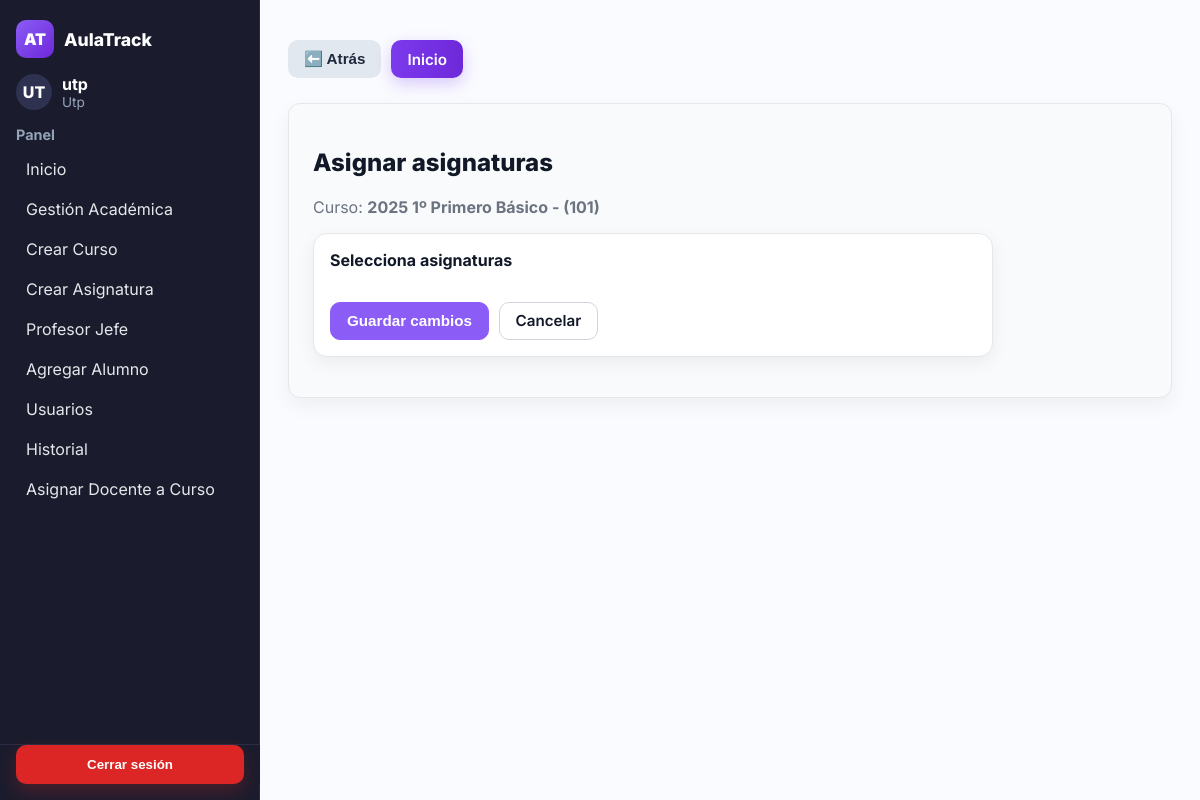
Page /cursos/11/asignaturas/ (signed in) on the committed database.
### usuarios/models.py (models this page shows, shortened)
class Usuario(AbstractUser):
    nombres = models.CharField(max_length=100)
    apellidos = models.CharField(max_length=100)
    rut = models.CharField(max_length=12, unique=True, validators=[rut_validator])
    ROLE_DOCENTE = 'docente'
    ROLE_UTP = 'utp'
    ROLE_INSPECTOR = 'inspector'
    ROLE_CHOICES = [
        (ROLE_DOCENTE, 'Docente'),
        (ROLE_UTP, 'UTP'),
        (ROLE_INSPECTOR, 'Inspector'),
    ]
    role = models.CharField(max_length=20, choices=ROLE_CHOICES)

class Curso(models.Model):
    año = models.CharField(max_length=15)
    nombre = models.CharField(max_length=30)
    sala = models.CharField(max_length=10)
    profesor_jefe = models.ForeignKey(
        Usuario,
        on_delete=models.CASCADE,
        null=True,
        blank=True,
        limit_choices_to={'role': 'docente'},
        related_name='cursos_como_profesor_jefe'
    )
    def __str__(self):
        return f"{self.año} {self.nombre} - ({self.sala})"
    class Meta:
        constraints = [
            models.UniqueConstraint(
                Lower('año'), Lower('nombre'), Lower('sala'),
                name='uniq_curso_anio_nombre_sala_ci'
            )
        ]

### usuarios/views.py (the view)
# urls.py: path('cursos/<int:curso_id>/asignaturas/', asignar_asignaturas_curso, name='asignar_asignaturas_curso'),
@user_passes_test(es_utp)
def asignar_asignaturas_curso(request, curso_id):
    curso = get_object_or_404(Curso, pk=curso_id)
    if request.method == "POST":
        form = AsignarAsignaturasForm(request.POST)
        if form.is_valid():
            Asignatura.objects.filter(curso=curso).update(curso=None)
            nuevas_asignaturas = form.cleaned_data["asignaturas"]
            for a in nuevas_asignaturas:
                a.curso = curso
                a.save()
            messages.success(request, f"✅ Se asignaron {nuevas_asignaturas.count()} asignaturas al curso {curso}.")
            return redirect("usuarios:cursos_lista")
        else:
            messages.error(request, "❌ Error al procesar el formulario.")
    else:
        form = AsignarAsignaturasForm(initial={
            "asignaturas": Asignatura.objects.filter(curso=curso)
        })
    asignaturas_actuales = Asignatura.objects.filter(curso=curso)
    return render(request, "asignar_asignaturas_curso.html", {
        "curso": curso,
        "form": form,
        "asignaturas_actuales": asignaturas_actuales,
    })

### usuarios/views.py (called while the page is built)
def es_utp(user):
    return hasattr(user, 'role') and user.role == 'utp'

### usuarios/templates/asignar_asignaturas_curso.html (shortened to what this page needs)
{% extends 'base.html' %}
{% load static %}
{% block extra_css %}
<link rel="stylesheet" href="{% static 'css/crear_asignatura.css' %}">
{% endblock %}
{% block content %}
<div class="page">
  <h1>Asignar asignaturas</h1>
  <div class="hint">Curso: <strong>{{ curso }}</strong></div>
  <form method="post" class="form-card" novalidate>
    <div class="field">
      <label class="label">Selecciona asignaturas</label>
    </div>
    <div class="actions">
      <button class="btn primary" type="submit">Guardar cambios</button>
      <a class="btn" href="{% url 'usuarios:cursos_lista' %}">Cancelar</a>
    </div>
  </form>
</div>
{% endblock %}

### usuarios/templates/base.html (shortened to what this page needs)
{% load static %}
<!DOCTYPE html>
<html lang="es">
<head>
    <link rel="stylesheet" href="{% static 'css/base.css' %}">
    {% block extra_css %}{% endblock %}
    <link rel="stylesheet" href="{% static 'css/global.css' %}">
</head>
<body>
<main class="app">
    <aside class="sidebar" aria-label="Barra lateral">
        <div class="sidebar-content">
            <div class="brand">
                <div class="logo">AT</div>
                <div class="name">AulaTrack</div>
            </div>
            {% if user.is_authenticated %}
            <div class="profile">
                <div class="avatar">{{ user.username|slice:":2"|upper }}</div>
                <div>
                    <div class="docente">{{ user.username }}</div>
                    <div class="rol">{{ user.role|title|default:"Sin rol" }}</div>
                </div>
            </div>
            <nav class="menu">
                <div class="nav-section">
                    <h4>Panel</h4>
                    <ul>
                        <li><a href="{% url 'usuarios:home_page' %}">Inicio</a></li>
                        {% if user.role == "utp" %}
                            <li><a href="{% url 'usuarios:cursos_lista' %}">Gestión Académica</a></li>
                            <li><a href="{% url 'usuarios:crear_curso' %}">Crear Curso</a></li>
                            <li><a href="{% url 'usuarios:crear_asignatura' %}">Crear Asignatura</a></li>
                            <li><a href="{% url 'usuarios:asignar_profesor_jefe' %}">Profesor Jefe</a></li>
                            <li><a href="{% url 'usuarios:agregar_alumno' %}">Agregar Alumno</a></li>
                            <li><a href="{% url 'usuarios:gestion_usuario' %}">Usuarios</a></li>
                            <li><a href="{% url 'usuarios:historial_admin' %}">Historial</a></li>
                            <li><a href="{% url 'usuarios:asignar_docente_curso' %}">Asignar Docente a Curso</a></li>
                        {% elif user.role == "docente" %}
                            <li><a href="{% url 'usuarios:home_page' %}">Mis Cursos</a></li>
                        {% elif user.role == "alumno" %}
                            <li><a href="{% url 'usuarios:home_page' %}">Mi Inicio</a></li>
                        {% endif %}
                    </ul>
                </div>
            </nav>
            {% endif %}
        </div>
        {% if user.is_authenticated %}
        <div class="logout-fixed">
            <form method="post" action="{% url 'usuarios:logout' %}">
                <button type="submit" class="logout-btn">Cerrar sesión</button>
            </form>
        </div>
        {% endif %}
    </aside>
    <section class="main">
        {% if request.path != '/' and request.path != '/home/' %}
        <div class="nav-buttons fade-in">
            <button onclick="window.history.back()" class="btn btn-secondary">⬅️ Atrás</button>
            <a href="{% url 'usuarios:home_page' %}" class="btn btn-prim">Inicio</a>
        </div>
        {% endif %}
        <div class="content">
            {% block content %}{% endblock %}
        </div>
    </section>
</main>
</body>
</html>

### usuarios/static/css/base.css (style rules this page uses)
:root { --brand-400:#b197fc; --brand-500:#a855f7; --brand-600:#8b5cf6; --brand-700:#7c3aed; --brand-800:#6d28d9; --side-bg:#1a1c2d; --side-border:#2a2d45; --side-hover:#2a2e49; --side-text:#e5e7eb; --side-muted:#94a3b8; --bg:#ffffff; --surface:#f9fafb; --border:#e5e7eb; --text:#0f172a; --danger:#dc2626; --danger-hover:#b91c1c; --radius:12px; --transition:all 0.25s ease; --shadow:0 8px 20px rgba(0,0,0,0.05); }
* { box-sizing:border-box }
html,body { height:100%;margin:0;font-family:"Inter",system-ui,sans-serif;background:var(--bg);color:var(--text); }
.app { display:grid; grid-template-columns:260px 1fr; min-height:100vh; }
.sidebar { background:var(--side-bg); color:var(--side-text); display:flex; flex-direction:column; justify-content:space-between; border-right:1px solid var(--side-border); position:sticky; top:0; height:100vh; }
.sidebar-content { padding:20px 16px 90px; overflow-y:auto; }
.brand { display:flex;align-items:center;gap:10px;margin-bottom:1rem; }
.logo { width:38px;height:38px;display:grid;place-items:center; border-radius:10px; background:linear-gradient(135deg,var(--brand-600),var(--brand-800)); color:#fff;font-weight:900; }
.name { font-weight:800;color:#fff;font-size:1.1rem; }
.profile { display:flex;align-items:center;gap:10px;margin:1rem 0; }
.avatar { width:36px;height:36px;border-radius:999px; background:#2e3150;color:#fff;font-weight:800; display:grid;place-items:center; }
.docente { font-weight:700;color:#fff; }
.rol { font-size:.85rem;color:var(--side-muted); }
.nav-section { margin-top:1rem; }
.nav-section h4 { margin:0 0 .5rem;color:var(--side-muted);font-size:.9rem;font-weight:700; }
.nav-section ul { list-style:none;margin:0;padding:0;display:grid;gap:4px; }
.nav-section a { display:block; padding:8px 10px; border-radius:8px; color:var(--side-text); transition:var(--transition); }
.logout-fixed { position:fixed; bottom:16px; left:0; width:260px; padding:0 16px 0; background:var(--side-bg); border-top:1px solid var(--side-border); }
.logout-btn { width:100%; padding:.75rem 1rem; border:0; border-radius:10px; background:var(--danger); color:#fff; font-weight:700; cursor:pointer; transition:var(--transition); box-shadow:0 8px 18px rgba(220,38,38,0.25); }
.main { background:var(--bg); padding:24px 28px; }
.content { background:var(--surface); border:1px solid var(--border); border-radius:var(--radius); padding:1.5rem; box-shadow:var(--shadow); }
a { color:var(--brand-500); text-decoration:none; transition:var(--transition); }

### usuarios/static/css/crear_asignatura.css (style rules this page uses)
.main { background:#fff; color:#0f172a; }
.page { max-width: 680px; margin: 16px 0; }
.form-card { background:#fff; border:1px solid #e5e7eb; border-radius:14px; padding:1.25rem; box-shadow:0 6px 18px rgba(2,6,23,.06); }
.field { margin-bottom:1rem; }
.label { display:block; font-weight:700; color:#111827; margin-bottom:.35rem; }
.actions { display:flex; gap:.6rem; }
.btn { display:inline-flex; align-items:center; justify-content:center; height:38px; padding:0 .95rem; border-radius:10px; font-weight:700; border:1px solid #e5e7eb; background:#fff; color:#111827; text-decoration:none; }
.btn.primary { background:#8b5cf6; border-color:#8b5cf6; color:#fff; }

### usuarios/static/css/global.css (style rules this page uses)
body, html, .main { font-family: "Inter", system-ui, sans-serif; background: #fafbff !important; color: #0f172a; }
.btn, .btn-prim, .btn-secondary { display: inline-flex; align-items: center; justify-content: center; gap: 0.4rem; border-radius: 10px; font-weight: 600; cursor: pointer; text-decoration: none; font-size: 0.95rem; transition: all 0.25s ease; height: 38px; padding: 0 1rem; }
.btn { background: #fff; color: #111827; border: 1px solid #d1d5db; }
.btn-prim { background: linear-gradient(90deg, #7c3aed, #6d28d9); color: #fff; border: none; box-shadow: 0 6px 16px rgba(124, 58, 237, 0.25); }
.btn-secondary { background-color: #e2e8f0; color: #1e293b; border: none; }
.nav-buttons { display: flex; gap: 10px; margin: 15px 0 25px 0; animation: fadeIn 0.4s ease-in; }
.fade-in { animation: fadeIn 0.4s ease-in; }
.nav-buttons a { text-decoration: none !important; }
h1, h2, h3, h4, h5 { color: #111827; font-weight: 800; }
.hint, .muted { color: #6b7280; }

### usuarios/templates/asignar_asignaturas_curso.html (style rules this page uses)
.form-card { max-width: 720px; margin: 1rem auto; padding: 1rem; }

### rows in the picture
Usuario: username "UT", username "utp", role "Utp"
Curso: año+nombre+sala "2025 1º Primero Básico - (101)"
